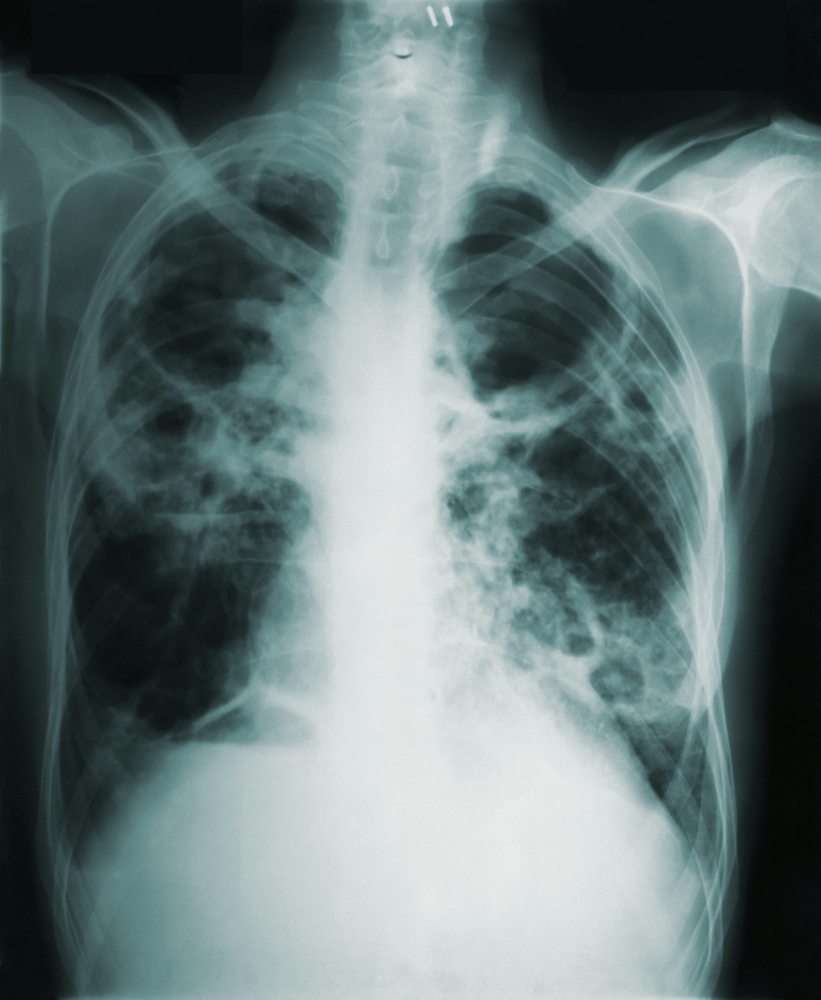
#> input picture week-2/image1.jpg, 4922 x 6000 px (shown at 1/6 size); its folder holds 3 pictures in this run
$ jupyter execute image_processing.ipynb
#> lines starting #> are read from the running program, lines starting #| are printed output that depends on the picture; after the words box and inside, x2 and y2 are one past the last pixel; in counts of white or black regions, pixels touching at a corner belong together
[cell 1]
import cv2
import matplotlib.pyplot as plt
import numpy as np

def process_image(image_path, save_prefix):
#> called with image_path = 'image1.jpg', save_prefix = 'img1'
    print(f"Processing: {image_path}")

    # 1. Load the image
    img = cv2.imread(image_path)
#> img is the input picture: shape (6000, 4922, 3); mean B, G, R 119.4, 118.9, 101.4
    if img is None:
        print(f"Error: Could not load image from {image_path}")
        return

    # --- MEMORY PROTECTION FIX ---
    # If the image is larger than 1200 pixels, scale it down to prevent MemoryError
    max_dimension = 1200
    h, w = img.shape[:2]
#> h = 6000; w = 4922
    if max(h, w) > max_dimension:
        scale = max_dimension / max(h, w)
#> scale = 0.2
        img = cv2.resize(img, (int(w * scale), int(h * scale)), interpolation=cv2.INTER_AREA)
#> img: shape (1200, 984, 3)
        print(f"   Note: Image downsampled to {img.shape[1]}x{img.shape[0]} for memory efficiency.")
#|    Note: Image downsampled to 984x1200 for memory efficiency.
    # ------------------------------

    img_rgb = cv2.cvtColor(img, cv2.COLOR_BGR2RGB)

    # 2. Grayscale conversion
    img_gray = cv2.cvtColor(img, cv2.COLOR_BGR2GRAY)
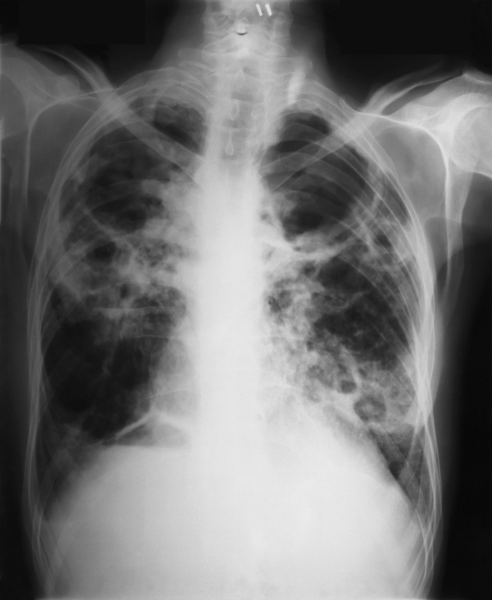
#> img_gray: shape (1200, 984) (shown at 1/2 size); min 5, max 239, mean 113.6

    # 3. Image resizing (Resizing to 300x300 pixels for the thumbnail step)
    img_resized = cv2.resize(img_rgb, (300, 300))
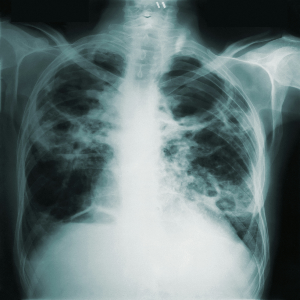
#> img_resized: shape (300, 300, 3); mean R, G, B 101.3, 118.8, 119.3

    # 4. Edge detection (Using the Canny edge detector)
    edges = cv2.Canny(img_gray, 100, 200)
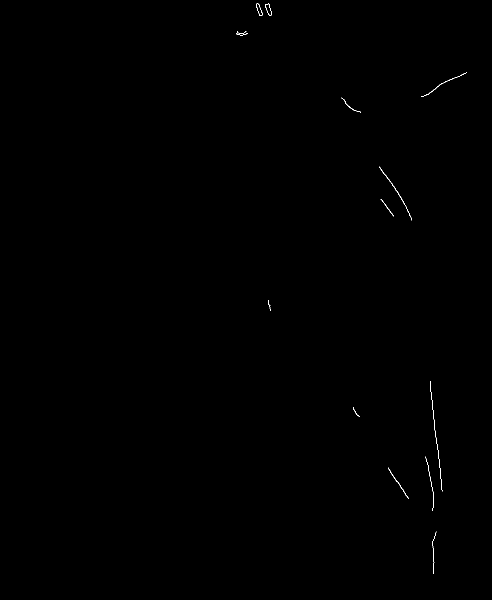
#> edges: shape (1200, 984) (shown at 1/2 size); 0.1% white in thin lines or dots, all inside (x1, y1, x2, y2) = (472, 7, 933, 1148)

    # 5. Noise addition (Adding Gaussian Noise)
    mean = 0
    sigma = 15  # Slightly lowered to keep it stable
    gaussian_noise = np.random.normal(mean, sigma, img_gray.shape).astype('int16')
    img_noisy = np.clip(img_gray.astype('int16') + gaussian_noise, 0, 255).astype('uint8')

    # 6. Noise removal (Using a Gaussian Filter)
    img_denoised = cv2.GaussianBlur(img_noisy, (5, 5), 0)

    # --- VISUALIZATION & PLOTTING ---
    # Downsample DPI to save massive amounts of RAM when saving
    fig = plt.figure(figsize=(14, 8))

    # Plot Original (RGB)
    plt.subplot(2, 4, 1)
    plt.imshow(img_rgb)
    plt.title("Original Image")
    plt.axis('off')

    # Plot Grayscale
    plt.subplot(2, 4, 2)
    plt.imshow(img_gray, cmap='gray')
    plt.title("Grayscale Image")
    plt.axis('off')

    # Plot Histogram of Grayscale Image
    plt.subplot(2, 4, 3)
    plt.hist(img_gray.ravel(), bins=256, range=[0,256], color='gray')
    plt.title("Histogram (Grayscale)")
    plt.xlabel("Intensity")
    plt.ylabel("Frequency")

    # Plot Resized Image
    plt.subplot(2, 4, 4)
    plt.imshow(img_resized)
    plt.title("Resized (300x300)")
    plt.axis('off')

    # Plot Edge Detection
    plt.subplot(2, 4, 5)
    plt.imshow(edges, cmap='gray')
    plt.title("Edge Detection (Canny)")
    plt.axis('off')

    # Plot Noisy Image
    plt.subplot(2, 4, 6)
    plt.imshow(img_noisy, cmap='gray')
    plt.title("Added Gaussian Noise")
    plt.axis('off')

    # Plot Denoised Image
    plt.subplot(2, 4, 7)
    plt.imshow(img_denoised, cmap='gray')
    plt.title("Denoised (Gaussian)")
    plt.axis('off')

    plt.tight_layout()

    # Explicitly lowering dpi to 100 prevents heavy RAM spike on savefig
    plt.savefig(f"{save_prefix}_processed_results.png", dpi=100)
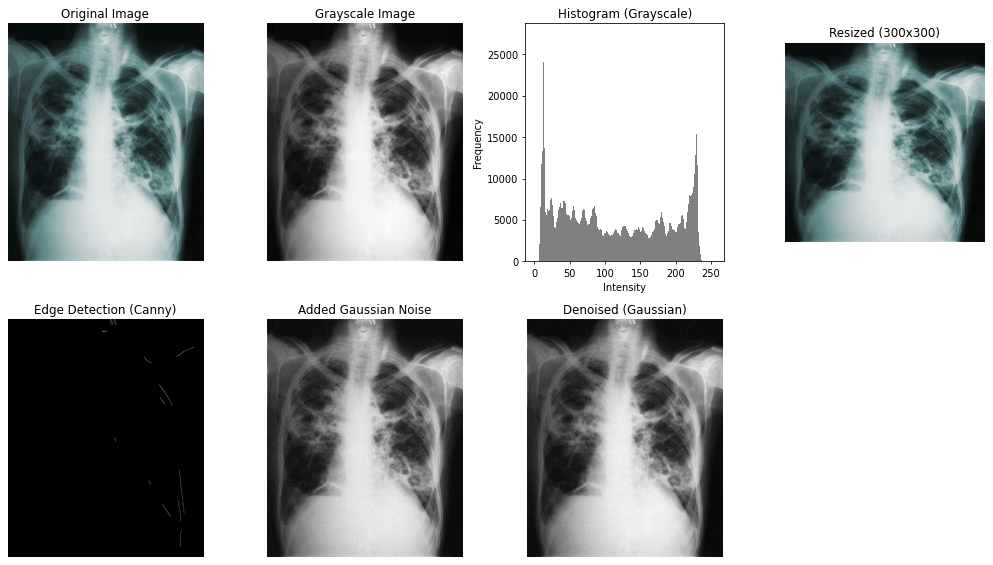
#> figure drawn by matplotlib, 7 panels; panel 3: tallest bar 27374 high, from x = 13 to 14
    plt.show()

    # Clear the figure from memory explicitly after showing it
    plt.close(fig)

# --- RUNNING THE CODE ---
process_image('image1.jpg', 'img1')
process_image('image2.jpg', 'img2')
